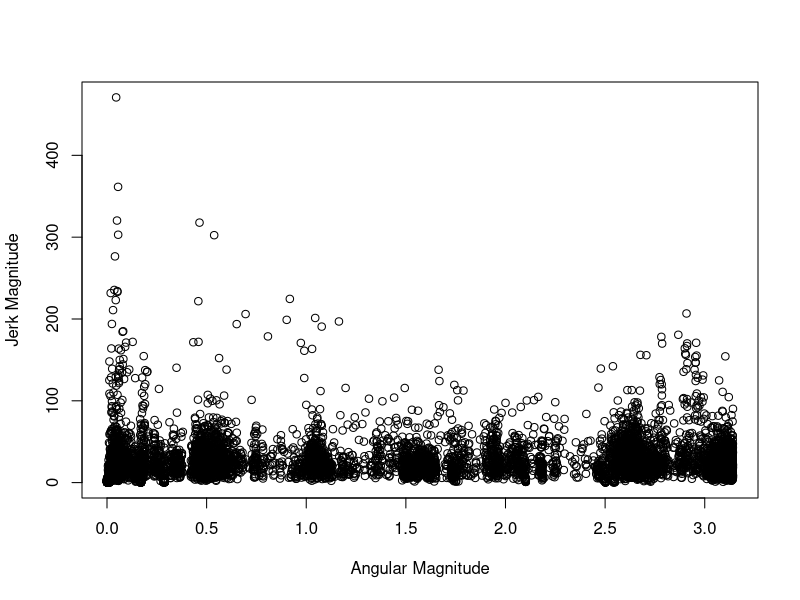
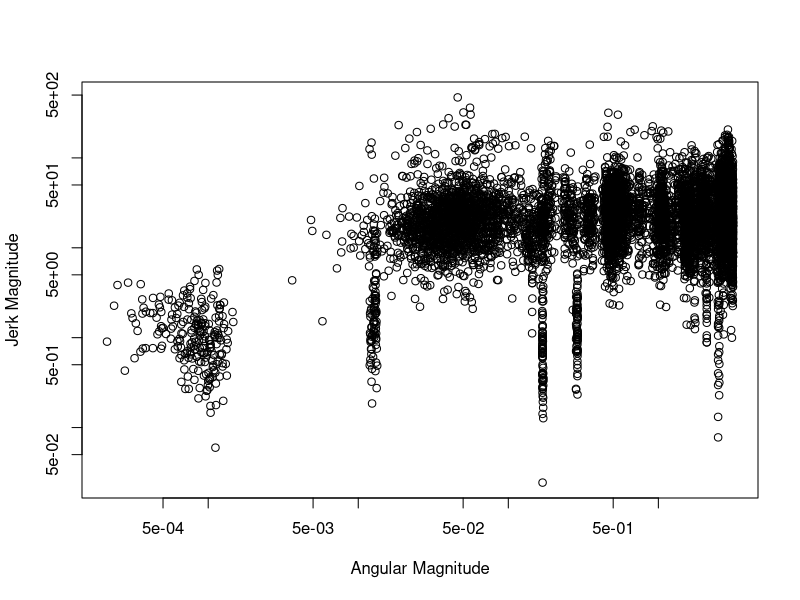
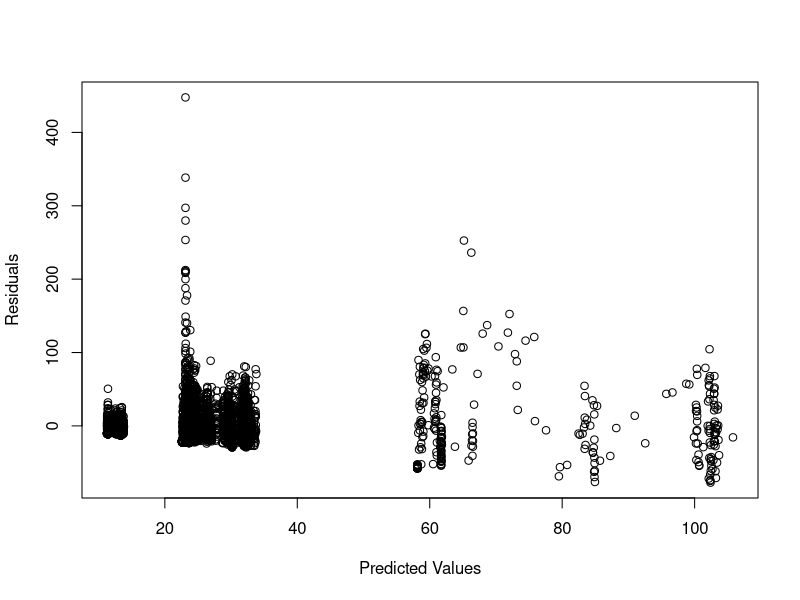
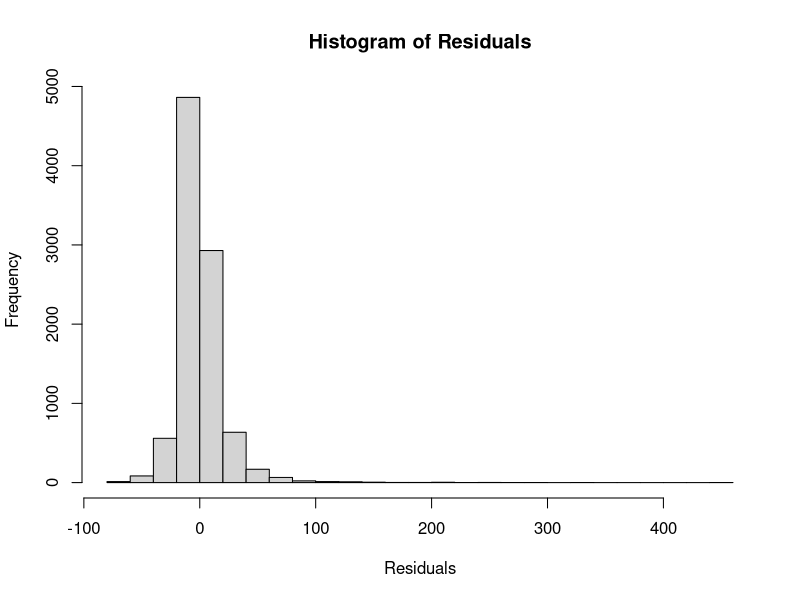

Write R code to recreate these figures, in order.
#install.packages("readr")
library(readr)

robot_data <- read_csv("robot_dataset.csv")

#Translation note:
#X = left-right, Y = forward-backward
head(robot_data, 10)
summary(robot_data)

avg_angularmag <- mean(robot_data$angular_mag)
median_angularmag <- median(robot_data$angular_mag)
stddev_angularmag <- sd(robot_data$angular_mag)
min_angularmag <- min(robot_data$angular_mag, na.rm = TRUE)
max_angularmag <- max(robot_data$angular_mag, na.rm = TRUE)
range_angularmag <- max_angularmag-min_angularmag

avg_jmag <- mean(robot_data$jmag)
median_jmag <- median(robot_data$jmag)
stddev_jmag <- sd(robot_data$jmag)
min_jmag <- min(robot_data$jmag, na.rm = TRUE)
max_jmag <- max(robot_data$jmag, na.rm = TRUE)
range_jmag <- max_jmag-min_jmag

data_exploration_df <- data.frame(
  Statistic = c("Mean", "Median", "Std Dev", "Min", "Max", "Range"),
  AngularMag = c(avg_angularmag, median_angularmag, stddev_angularmag, min_angularmag, max_angularmag, range_angularmag),
  JerkMag = c(avg_jmag, median_jmag, stddev_jmag, min_jmag, max_jmag, range_jmag)
)

plot(robot_data$angular_mag, robot_data$jmag, xlab = "Angular Magnitude", ylab = "Jerk Magnitude")
plot(robot_data$angular_mag, robot_data$jmag, xlab = "Angular Magnitude", ylab = "Jerk Magnitude", log='xy')

model <- lm((robot_data$jmag) ~ robot_data$angular_mag + robot_data$Environment + (robot_data$angular_mag * robot_data$Environment))
summary(model)
anova(model)

plot(model$fitted.values, residuals(model), xlab = "Predicted Values", ylab = "Residuals",)
Residuals <- residuals(model)
hist(Residuals, breaks = 30, xlab = "Residuals")